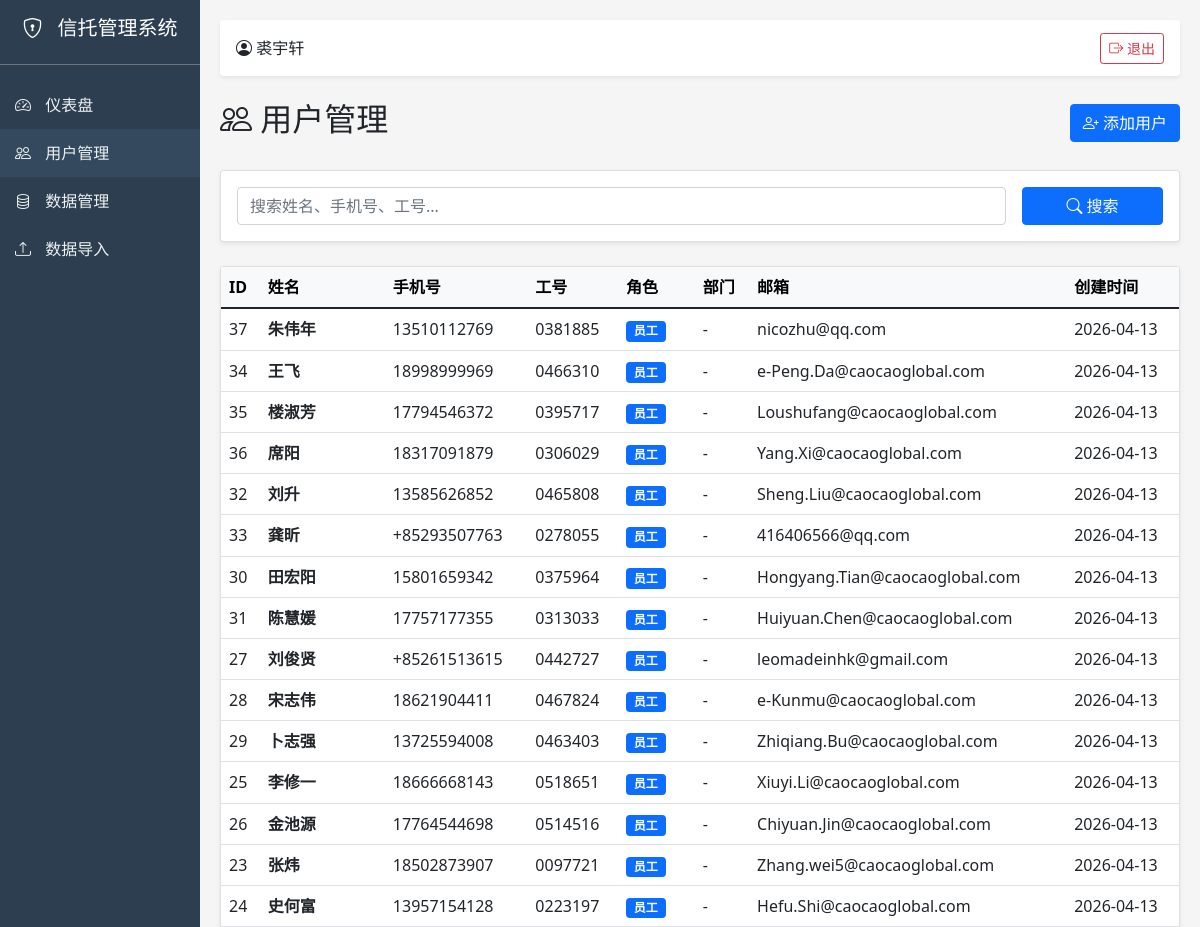
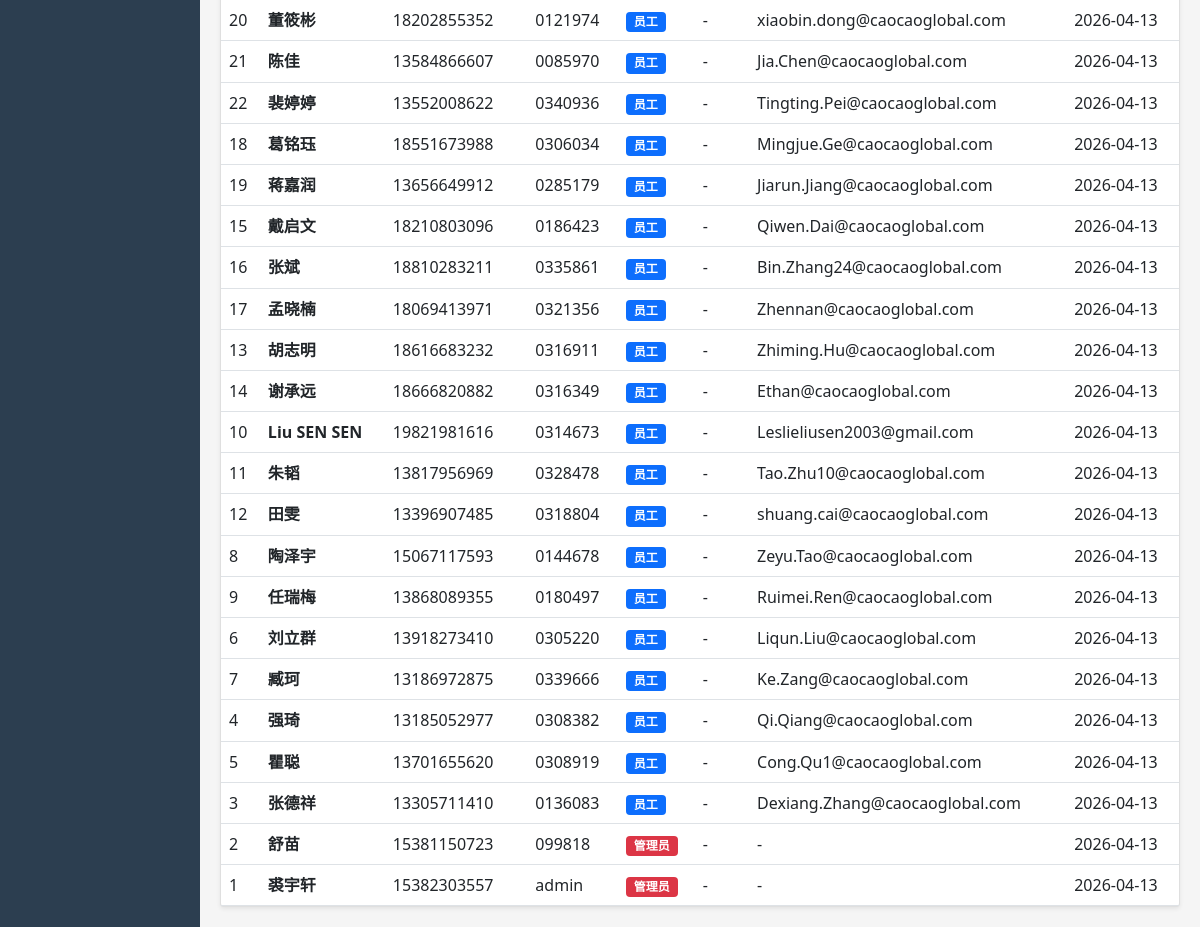
Page /admin/users (signed in) on the committed database (2 pictures, top to bottom).
### models.py (models this page shows, shortened)
class User(db.Model):
    __tablename__ = 'users'
    id = db.Column(db.Integer, primary_key=True)
    username = db.Column(db.String(80), unique=True, nullable=False)  # 登录用户名（手机号）
    phone = db.Column(db.String(50), unique=True, nullable=False, index=True)  # 手机号（登录用）
    verify_code = db.Column(db.String(6))  # 验证码
    verify_code_expires = db.Column(db.DateTime)  # 验证码过期时间
    employee_no = db.Column(db.String(50), index=True)  # 工号（不唯一，允许管理员同时有员工数据）
    name = db.Column(db.String(100))  # 姓名
    role = db.Column(db.String(20), default='user')  # admin/user
    department = db.Column(db.String(100))  # 部门
    email = db.Column(db.String(200))  # 邮箱
    is_active = db.Column(db.Boolean, default=True)
    created_at = db.Column(db.DateTime, default=datetime.utcnow)
    @property
    def is_authenticated(self):
        return True
    @property
    def password_hash(self):
        return self._password_hash or ''

### app.py (the view, shortened to what this page needs)
@app.route('/admin/users')
@login_required
def admin_users():
    if current_user.role != 'admin':
        flash('无权限访问', 'danger')
        return redirect(url_for('dashboard'))
    search = request.args.get('search', '')
    query = User.query
    users = query.order_by(User.created_at.desc()).all()
    return render_template('users.html', users=users, search=search)

### app.py (called while the page is built)
@login_manager.user_loader
def load_user(user_id):
    return User.query.get(int(user_id))

### templates/users.html (shortened to what this page needs)
<!DOCTYPE html>
<html lang="zh-CN">
<head>
    <link href="https://cdn.jsdelivr.net/npm/bootstrap@5.1.3/dist/css/bootstrap.min.css" rel="stylesheet">
    <link href="https://cdn.jsdelivr.net/npm/bootstrap-icons@1.8.0/font/bootstrap-icons.css" rel="stylesheet">
</head>
<body>
    <div class="container-fluid">
        <div class="row">
            <div class="col-md-2 sidebar p-0">
                <div class="p-3 text-white text-center border-bottom border-secondary">
                    <h5><i class="bi bi-shield-lock"></i> 信托管理系统</h5>
                </div>
                <nav class="mt-3">
                    <a href="{{ url_for('dashboard') }}"><i class="bi bi-speedometer2"></i> 仪表盘</a>
                    <a href="{{ url_for('admin_users') }}" class="active"><i class="bi bi-people"></i> 用户管理</a>
                    <a href="{{ url_for('admin_data') }}"><i class="bi bi-database"></i> 数据管理</a>
                    <a href="{{ url_for('admin_import') }}"><i class="bi bi-upload"></i> 数据导入</a>
                </nav>
            </div>
            <div class="col-md-10 content">
                <nav class="navbar navbar-expand-lg mb-4 px-3 py-2 rounded bg-white shadow-sm">
                    <span class="navbar-text"><i class="bi bi-person-circle"></i> {{ current_user.name }}</span>
                    <div class="ms-auto">
                        <a href="{{ url_for('logout') }}" class="btn btn-outline-danger btn-sm"><i class="bi bi-box-arrow-right"></i> 退出</a>
                    </div>
                </nav>
                <div class="d-flex justify-content-between align-items-center mb-4">
                    <h2><i class="bi bi-people"></i> 用户管理</h2>
                    <a href="{{ url_for('admin_user_add') }}" class="btn btn-primary">
                        <i class="bi bi-person-plus"></i> 添加用户
                    </a>
                </div>
                <div class="card shadow-sm mb-4">
                    <div class="card-body">
                        <form method="GET" class="row g-3">
                            <div class="col-md-10">
                                <input type="text" class="form-control" name="search" placeholder="搜索姓名、手机号、工号..." value="{{ search }}">
                            </div>
                            <div class="col-md-2">
                                <button type="submit" class="btn btn-primary w-100"><i class="bi bi-search"></i> 搜索</button>
                            </div>
                        </form>
                    </div>
                </div>
                <div class="card shadow-sm">
                    <div class="card-body p-0">
                        <table class="table table-hover mb-0">
                            <thead class="table-light">
                                <tr>
                                    <th>ID</th>
                                    <th>姓名</th>
                                    <th>手机号</th>
                                    <th>工号</th>
                                    <th>角色</th>
                                    <th>部门</th>
                                    <th>邮箱</th>
                                    <th>创建时间</th>
                                </tr>
                            </thead>
                            <tbody>
                                {% for user in users %}
                                <tr>
                                    <td>{{ user.id }}</td>
                                    <td><strong>{{ user.name }}</strong></td>
                                    <td>{{ user.phone }}</td>
                                    <td>{{ user.employee_no or '-' }}</td>
                                    <td>
                                        {% if user.role == 'admin' %}
                                            <span class="badge bg-danger">管理员</span>
                                        {% else %}
                                            <span class="badge bg-primary">员工</span>
                                        {% endif %}
                                    </td>
                                    <td>{{ user.department or '-' }}</td>
                                    <td>{{ user.email or '-' }}</td>
                                    <td>{{ user.created_at.strftime('%Y-%m-%d') }}</td>
                                </tr>
                                {% else %}
                                <tr>
                                    <td colspan="8" class="text-center text-muted py-4">暂无用户数据</td>
                                </tr>
                                {% endfor %}
                            </tbody>
                        </table>
                    </div>
                </div>
            </div>
        </div>
    </div>
</body>
</html>

### templates/users.html (style rules this page uses)
body { background-color: #f5f5f5; }
.sidebar { min-height: 100vh; background: #2c3e50; }
.sidebar a { color: #ecf0f1; text-decoration: none; padding: 12px 15px; display: block; }
.sidebar a:hover, .sidebar a.active { background: #34495e; }
.sidebar i { margin-right: 10px; }
.content { padding: 20px; }

### rows in the picture
User: name "裘宇轩", id "1", phone "15382303557", employee_no "admin", role "管理员", department "-", email "-", created_at "2026-04-13"
User: id "37", name "朱伟年", phone "13510112769", employee_no "0381885", role "员工", department "-", email "nicozhu@qq.com", created_at "2026-04-13"
User: id "34", name "王飞", phone "18998999969", employee_no "0466310", role "员工", department "-", email "e-Peng.Da@caocaoglobal.com", created_at "2026-04-13"
User: id "35", name "楼淑芳", phone "17794546372", employee_no "0395717", role "员工", department "-", email "Loushufang@caocaoglobal.com", created_at "2026-04-13"
User: id "36", name "席阳", phone "18317091879", employee_no "0306029", role "员工", department "-", email "Yang.Xi@caocaoglobal.com", created_at "2026-04-13"
User: id "32", name "刘升", phone "13585626852", employee_no "0465808", role "员工", department "-", email "Sheng.Liu@caocaoglobal.com", created_at "2026-04-13"
User: id "33", name "龚昕", phone "+85293507763", employee_no "0278055", role "员工", department "-", email "416406566@qq.com", created_at "2026-04-13"
User: id "30", name "田宏阳", phone "15801659342", employee_no "0375964", role "员工", department "-", email "Hongyang.Tian@caocaoglobal.com", created_at "2026-04-13"
User: id "31", name "陈慧媛", phone "17757177355", employee_no "0313033", role "员工", department "-", email "Huiyuan.Chen@caocaoglobal.com", created_at "2026-04-13"
User: id "27", name "刘俊贤", phone "+85261513615", employee_no "0442727", role "员工", department "-", email "leomadeinhk@gmail.com", created_at "2026-04-13"
User: id "28", name "宋志伟", phone "18621904411", employee_no "0467824", role "员工", department "-", email "e-Kunmu@caocaoglobal.com", created_at "2026-04-13"
User: id "29", name "卜志强", phone "13725594008", employee_no "0463403", role "员工", department "-", email "Zhiqiang.Bu@caocaoglobal.com", created_at "2026-04-13"
User: id "25", name "李修一", phone "18666668143", employee_no "0518651", role "员工", department "-", email "Xiuyi.Li@caocaoglobal.com", created_at "2026-04-13"
User: id "26", name "金池源", phone "17764544698", employee_no "0514516", role "员工", department "-", email "Chiyuan.Jin@caocaoglobal.com", created_at "2026-04-13"
User: id "23", name "张炜", phone "18502873907", employee_no "0097721", role "员工", department "-", email "Zhang.wei5@caocaoglobal.com", created_at "2026-04-13"
User: id "24", name "史何富", phone "13957154128", employee_no "0223197", role "员工", department "-", email "Hefu.Shi@caocaoglobal.com", created_at "2026-04-13"
User: id "20", name "董筱彬", phone "18202855352", employee_no "0121974", role "员工", department "-", email "xiaobin.dong@caocaoglobal.com", created_at "2026-04-13"
User: id "21", name "陈佳", phone "13584866607", employee_no "0085970", role "员工", department "-", email "Jia.Chen@caocaoglobal.com", created_at "2026-04-13"
User: id "22", name "裴婷婷", phone "13552008622", employee_no "0340936", role "员工", department "-", email "Tingting.Pei@caocaoglobal.com", created_at "2026-04-13"
User: id "18", name "葛铭珏", phone "18551673988", employee_no "0306034", role "员工", department "-", email "Mingjue.Ge@caocaoglobal.com", created_at "2026-04-13"
User: id "19", name "蒋嘉润", phone "13656649912", employee_no "0285179", role "员工", department "-", email "Jiarun.Jiang@caocaoglobal.com", created_at "2026-04-13"
User: id "15", name "戴启文", phone "18210803096", employee_no "0186423", role "员工", department "-", email "Qiwen.Dai@caocaoglobal.com", created_at "2026-04-13"
User: id "16", name "张斌", phone "18810283211", employee_no "0335861", role "员工", department "-", email "Bin.Zhang24@caocaoglobal.com", created_at "2026-04-13"
User: id "17", name "孟晓楠", phone "18069413971", employee_no "0321356", role "员工", department "-", email "Zhennan@caocaoglobal.com", created_at "2026-04-13"
User: id "13", name "胡志明", phone "18616683232", employee_no "0316911", role "员工", department "-", email "Zhiming.Hu@caocaoglobal.com", created_at "2026-04-13"
User: id "14", name "谢承远", phone "18666820882", employee_no "0316349", role "员工", department "-", email "Ethan@caocaoglobal.com", created_at "2026-04-13"
User: id "10", name "Liu SEN SEN", phone "19821981616", employee_no "0314673", role "员工", department "-", email "Leslieliusen2003@gmail.com", created_at "2026-04-13"
User: id "11", name "朱韬", phone "13817956969", employee_no "0328478", role "员工", department "-", email "Tao.Zhu10@caocaoglobal.com", created_at "2026-04-13"
User: id "12", name "田雯", phone "13396907485", employee_no "0318804", role "员工", department "-", email "shuang.cai@caocaoglobal.com", created_at "2026-04-13"
User: id "8", name "陶泽宇", phone "15067117593", employee_no "0144678", role "员工", department "-", email "Zeyu.Tao@caocaoglobal.com", created_at "2026-04-13"
User: id "9", name "任瑞梅", phone "13868089355", employee_no "0180497", role "员工", department "-", email "Ruimei.Ren@caocaoglobal.com", created_at "2026-04-13"
User: id "6", name "刘立群", phone "13918273410", employee_no "0305220", role "员工", department "-", email "Liqun.Liu@caocaoglobal.com", created_at "2026-04-13"
User: id "7", name "臧珂", phone "13186972875", employee_no "0339666", role "员工", department "-", email "Ke.Zang@caocaoglobal.com", created_at "2026-04-13"
User: id "4", name "强琦", phone "13185052977", employee_no "0308382", role "员工", department "-", email "Qi.Qiang@caocaoglobal.com", created_at "2026-04-13"
User: id "5", name "瞿聪", phone "13701655620", employee_no "0308919", role "员工", department "-", email "Cong.Qu1@caocaoglobal.com", created_at "2026-04-13"
User: id "3", name "张德祥", phone "13305711410", employee_no "0136083", role "员工", department "-", email "Dexiang.Zhang@caocaoglobal.com", created_at "2026-04-13"
User: id "2", name "舒苗", phone "15381150723", employee_no "099818", role "管理员", department "-", email "-", created_at "2026-04-13"
